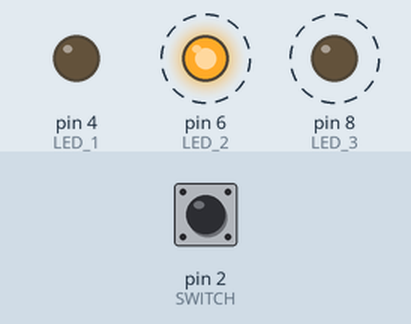
Simulated run of this sketch. Board: Arduino Uno, built with avr-gcc and run on an emulated ATmega328P. On the bench: output pins drawn as LEDs (lit = HIGH). Dashed ring = blinking. The inputs (shaded band) are chosen by the test bench; at power-on: pin 2 (SWITCH) HIGH.

Above: at 7.37 s.
7.8 s: pin 2 (SWITCH) pulled LOW for 3.2 s
At 8.7 s:
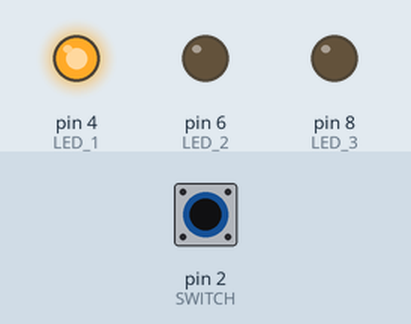
At 11.12 s:
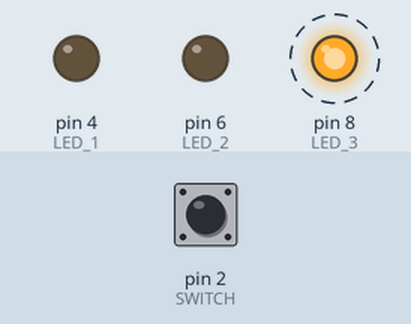
Timing chart, 0 to 18.5 s (numbered marks = the images above; inputs shaded):
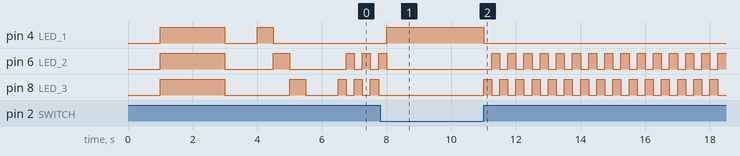

The sketch:

Spaceship_Interface.ino
```cpp
#define SWITCH 2 // Assign pin 2 to Push Button

#define LED_1 4 // Assign pin 4 to LED 1
#define LED_2 6 // Assign pin 6 to LED 2
#define LED_3 8 // Assign pin 8 to LED 3

bool switchState = 0;

void setup() {
  // put your setup code here, to run once:
  pinMode(SWITCH, INPUT_PULLUP); // Use built-in resistor for push button

  pinMode(LED_1, OUTPUT);
  pinMode(LED_2, OUTPUT);
  pinMode(LED_3, OUTPUT);

  Test_LED(); // Check if LED is working
}

void loop() {
  // put your main code here, to run repeatedly:
  switchState = digitalRead(SWITCH);

  if(switchState){
    // if button is not pushed
    Light_Up(0, 0, 1, 250);

    Light_Up_S(1, 0, 250);
  } else {
    // if button is pushed
    Light_Up(1, 0, 0);
  }
}

void Test_LED() {
  Light_Up(0, 0, 0, 1000);

  Light_Up(1, 1, 1, 2000); // Test All LED

  Light_Up(0, 0, 0, 1000);

  Light_Up(1, 0, 0, 500); // Test LED 1

  Light_Up(0, 1, 0, 500); // Test LED 2

  Light_Up(0, 0, 1, 500); // Test LED 3

  Light_Up(0, 0, 0, 1000);
}

void Light_Up(bool LED_1_Val, bool LED_2_Val, bool LED_3_Val){
  digitalWrite(LED_1, LED_1_Val);
  digitalWrite(LED_2, LED_2_Val);
  digitalWrite(LED_3, LED_3_Val);
}

void Light_Up(bool LED_1_Val, bool LED_2_Val, bool LED_3_Val, int mSec){
  Light_Up(LED_1_Val, LED_2_Val, LED_3_Val);

  delay(mSec);
}

void Light_Up_S(bool LED_2_Val, bool LED_3_Val, int mSec){
  digitalWrite(LED_2, LED_2_Val);
  digitalWrite(LED_3, LED_3_Val);

  delay(mSec);
}
```

Measured:
- after the input at 7.8 s, pin 4 (LED_1): LOW → HIGH after 0.20 s, → LOW 3.0 s later
- by itself, pin 6 (LED_2): repeats every 0.50 s: HIGH 0.25 s, LOW 0.25 s
